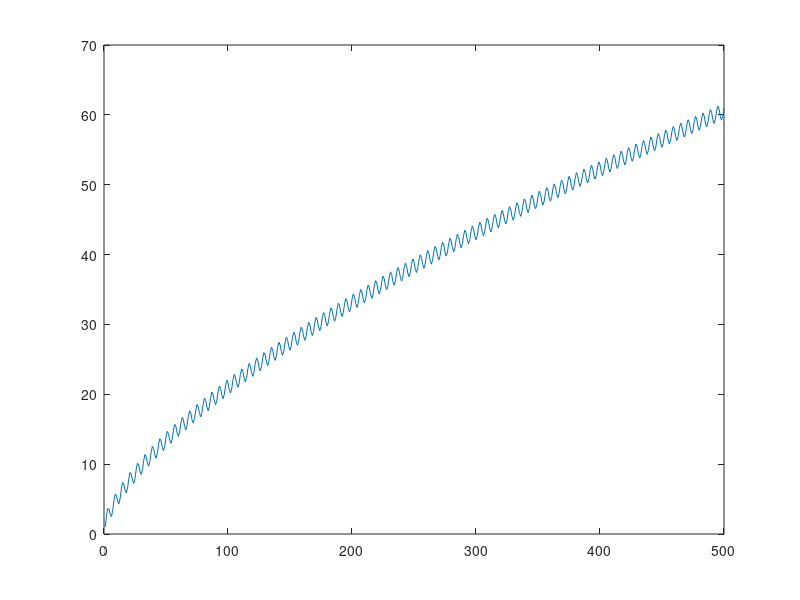

The MATLAB script that drew this image: (Note: this script raises an error after producing the figure.)
%x = [1:0.1:400]; 
%x1= [0,x(1:1:3990)];
%x2= [0,0,x(1:1:3989)];
%x=[x;x1;x2]';
%X=x;
%T=2+7*x(:,1).^(0.75)-5*(x(:,2))+3*(x(:,2));
%plot(X(:,1),T,'+');
y1=0;
y2=0;
n=linspace(1,500,500);
x(1:1:500)=1:1:500;
for(i=1:1:500)
    y(i)=y1-y2+x(i).^(0.66);
    y2=y1;
    y1=y(i);
end
X=x';
T=y';
plot(X(:,1),T);

eg = 0.1; % sum-squared error goal
sc = 1;    % spread constant
net = newrb(X',T',eg,sc,40,5);
Y_hat=(net(X'))';
plot(Y_hat);
hold on;
plot(T);
%plot(X,T,'+');
%xlabel('Input');

%X = [350:1:450;0,350:1:449;0,0,350:1:448];
%Y = (net(X))';
%x=X';
%Y_orig=(2+7*x(:,1)-5*(x(:,2))+3*(x(:,2)));
%plot(Y_hat);
%hold on;
%plot(T);
%hold off;
%legend({'Target','Output'})
%Y_hat=sim(net,X);